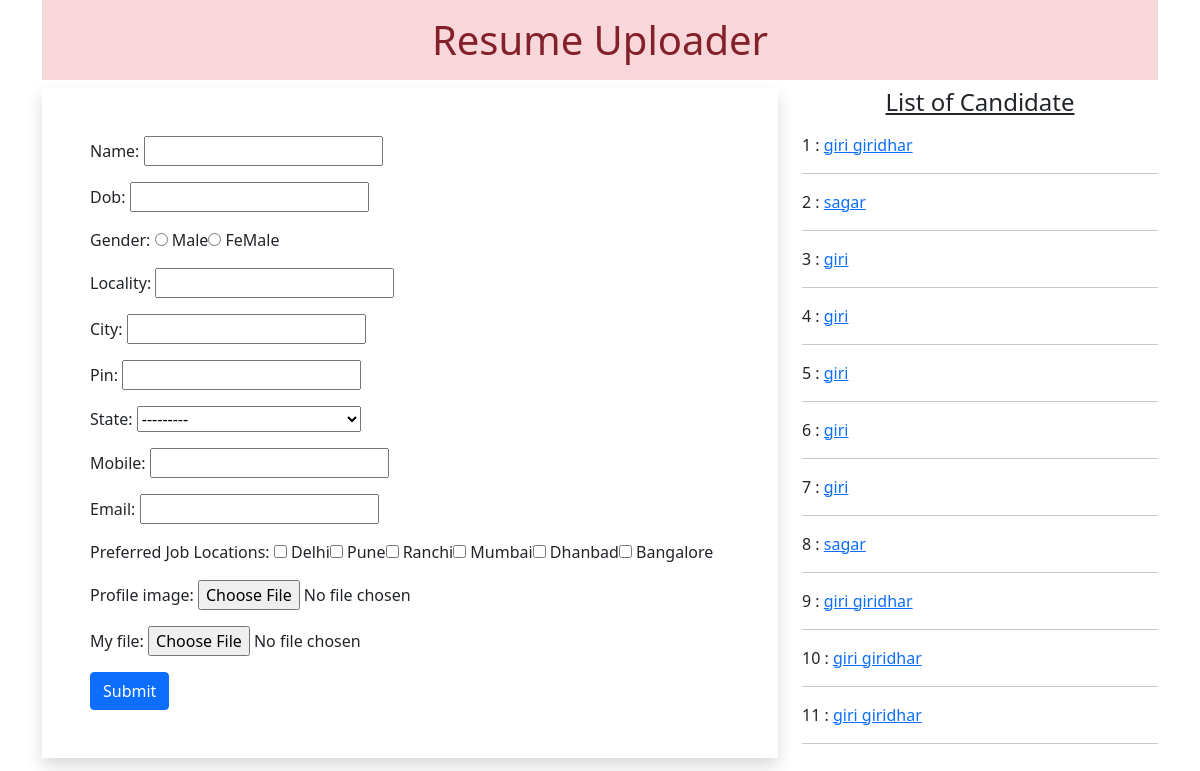
The page / on the database its author committed.
### resumeapp/models.py (models this page shows)
class Resume(models.Model):
    name = models.CharField(max_length=100)
    dob = models.DateField(auto_now=False,auto_now_add=False)
    gender = models.CharField(max_length=10)
    locality = models.CharField(max_length=100)
    city = models.CharField(max_length=10)
    pin = models.PositiveIntegerField()
    state = models.CharField(choices=STATE_CHOICE ,max_length=50)
    mobile = models.PositiveIntegerField()
    email = models.EmailField()
    job_city = models.CharField(max_length=50)
    profile_image = models.ImageField(upload_to='profileimg',blank=True)
    my_file = models.FileField(upload_to='doc',blank=True)

### resumeapp/views.py (the view, shortened to what this page needs)
# urls.py: path('',views.HomeView.as_view(),name='home'),
class HomeView(View):
    def get(self,request):
        form = ResumeForm()
        candidates = Resume.objects.all()
        return render(request,'home.html',{'candidates':candidates,'form':form})

### resumeapp/forms.py
class ResumeForm(forms.ModelForm):
    gender = forms.ChoiceField(choices=GENDER_CHOICES,widget=forms.RadioSelect)
    job_city = forms.MultipleChoiceField(label='Preferred Job Locations', choices=JOB_CITY_CHOICE,widget=forms.CheckboxSelectMultiple)
    class Meta:
        model = Resume
        fields = ['name','dob','gender','locality','city','pin','state','mobile','email','job_city','profile_image','my_file']

### templates/home.html (shortened to what this page needs)
<!DOCTYPE html>
{% load static %}
<html lang="en">
<head>
 <link href="https://cdn.jsdelivr.net/npm/bootstrap@5.0.0-beta2/dist/css/bootstrap.min.css" rel="stylesheet">
 <link rel="stylesheet" href="//code.jquery.com/ui/1.12.1/themes/base/jquery-ui.css">
 <link rel="stylesheet" href="{% static 'resumeapp/static/css/style.css' %}">
</head>
<body>
 <div class="container mb-5">
  <h1 class="alert-danger text-center p-3">Resume Uploader</h1>
  <div class="row">
   <div class="col-sm-8">
    <form action="" method="post" enctype="multipart/form-data" class="shadow p-5">
     {% for fm in form %}
       <div class="form-group mb-3">
       {{fm.label_tag}} {{fm}} <small class="text-danger">{{fm.errors|striptags}}</small>
       </div>
     {% endfor %}
     <input type="submit" value="Submit" class="btn btn-primary">
    </form>
   </div>
   <div class="col-sm-4">
    <h4 class="text-center mb-3"><u>List of Candidate</u></h4>
    {% for candidate in candidates %}
     {{candidate.id}} : <a href="{% url 'candidate' candidate.id %}">{{candidate.name}}</a>
     <hr>
    {% endfor %}
   </div>
  </div>
 </div>
</body>
</html>

### resumeapp/static/css/style.css (style rules this page uses)
#id_gender,#id_job_city { list-style-type: none; display: inline-flex; }

### rows shown on the page
Resume: id "1", name "giri giridhar"
Resume: id "2", name "sagar"
Resume: id "3", name "giri"
Resume: id "4", name "giri"
Resume: id "5", name "giri"
Resume: id "6", name "giri"
Resume: id "7", name "giri"
Resume: id "8", name "sagar"
Resume: id "9", name "giri giridhar"
Resume: id "10", name "giri giridhar"
Resume: id "11", name "giri giridhar"

### other values the page prints
{{ fm.label_tag }} "Name:" "Dob:" "Gender:" "Locality:" "City:" "Pin:" "State:" "Mobile:" "Email:" "Preferred Job Locations:" "Profile image:" "My file:"
